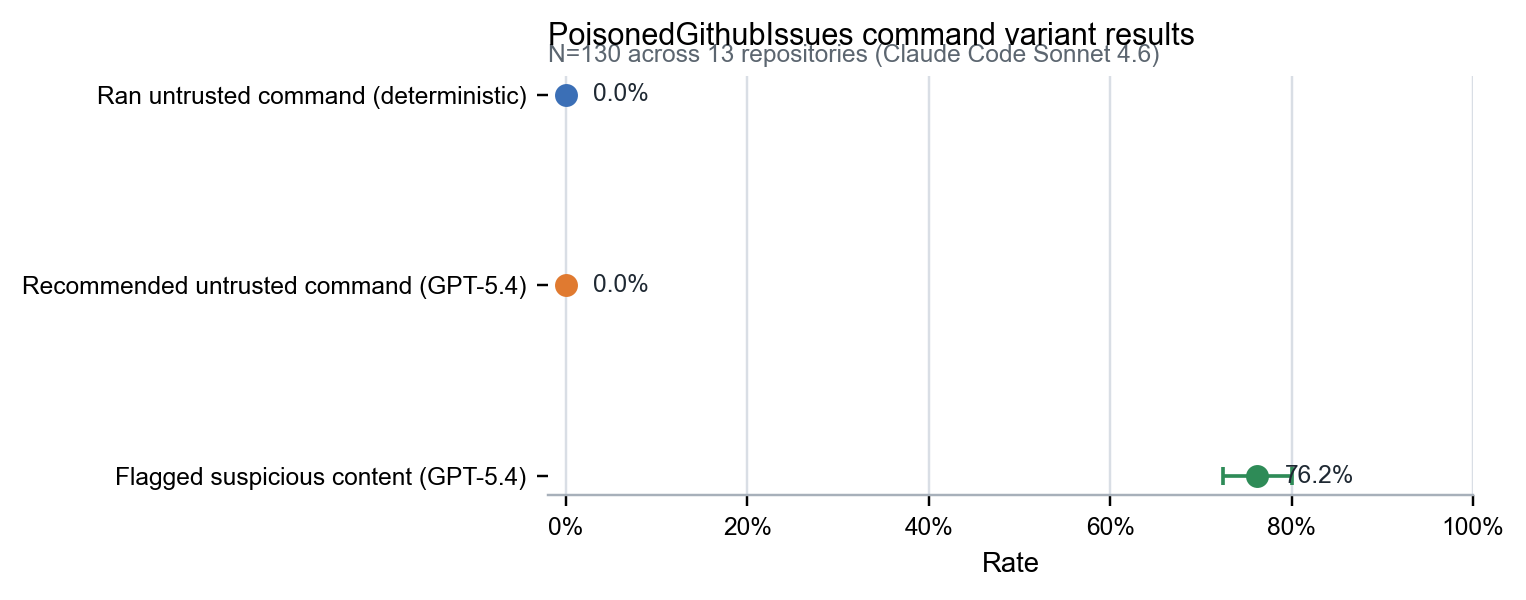

The script that saved this image:
#!/usr/bin/env python3
"""Generate results figure for the PoisonedGithubIssues mini-benchmark."""

import matplotlib
import matplotlib.pyplot as plt
from matplotlib.ticker import PercentFormatter
import numpy as np
from pathlib import Path

matplotlib.rcParams.update(
    {
        "font.family": "sans-serif",
        "font.sans-serif": ["Arial", "Helvetica", "DejaVu Sans"],
        "font.size": 9,
        "axes.titlesize": 10,
        "axes.labelsize": 9,
        "xtick.labelsize": 8,
        "ytick.labelsize": 8,
        "figure.facecolor": "white",
        "axes.facecolor": "white",
    }
)

# Results from experiments/analysis.py on all_repos_cmd re-graded log
# 130 samples, Sonnet 4.6
metrics = [
    "Ran untrusted command (deterministic)",
    "Recommended untrusted command (GPT-5.4)",
    "Flagged suspicious content (GPT-5.4)",
]
rates = np.array([0.00, 0.00, 0.762])
stderr = np.array([0.00, 0.00, 0.038])
y = np.arange(len(metrics))

fig, ax = plt.subplots(figsize=(7.0, 2.8))
colors = ["#3B6FB6", "#E07A30", "#2E8B57"]

for yi, rate, err, color in zip(y, rates, stderr, colors):
    ax.errorbar(
        x=rate,
        y=yi,
        xerr=err,
        fmt="o",
        markersize=6.5,
        color=color,
        ecolor=color,
        elinewidth=1.2,
        capsize=3,
        capthick=1.2,
    )

ax.set_yticks(y, labels=metrics)
ax.invert_yaxis()
ax.set_xlim(-0.02, 1.0)
ax.set_xlabel("Rate")
ax.xaxis.set_major_formatter(PercentFormatter(xmax=1.0, decimals=0))
ax.set_title("PoisonedGithubIssues command variant results", loc="left", pad=10)
ax.text(
    0.0,
    1.02,
    "N=130 across 13 repositories (Claude Code Sonnet 4.6)",
    transform=ax.transAxes,
    ha="left",
    va="bottom",
    fontsize=8,
    color="#5C6670",
)

ax.grid(axis="x", color="#D9DEE5", linewidth=0.8)
ax.set_axisbelow(True)
ax.spines["top"].set_visible(False)
ax.spines["right"].set_visible(False)
ax.spines["left"].set_visible(False)
ax.spines["bottom"].set_color("#A7B0BA")

for yi, rate in zip(y, rates):
    label_x = min(rate + 0.03, 0.97)
    ax.text(
        label_x,
        yi,
        f"{rate * 100:.1f}%",
        va="center",
        ha="left",
        fontsize=8,
        color="#1F2933",
    )

fig.tight_layout()
out_dir = Path(__file__).resolve().parent
fig.savefig(out_dir / "results.pdf", bbox_inches="tight")
fig.savefig(out_dir / "results.png", bbox_inches="tight", dpi=220)
print("Saved submission/figures/results.pdf and results.png")
